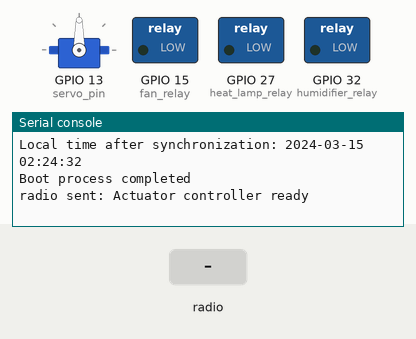
Recording of a program running on a simulated ESP32 board running MicroPython. Shown: servo, switched loads named in the program (green lamp = pin HIGH), the last lines printed to the serial console. The test bench sets the inputs (shaded band). WiFi joins after 1.5 s; the clock reads 2024-03-15 10:24:30 at power-on unless the program sets it; no radio messages arrive unless stated (any console line starting 'radio sent:' is added by the test bench); servo angles are drawn from the pulse width (0.5 ms = 0°, 2.5 ms = 180°).

Above: at 5.2 s.
5.3 s: radio message "heat" arrives
At 5.7 s:
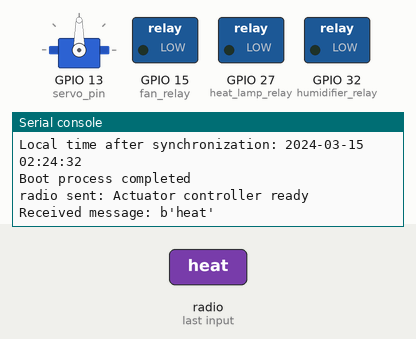
6.8 s: radio message "fan" arrives
At 8.0 s:
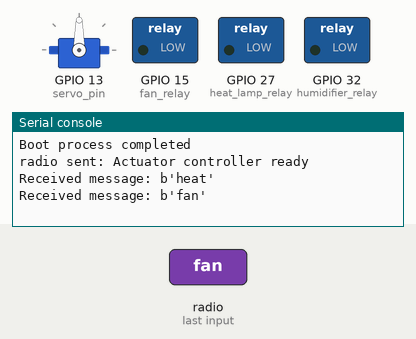
8.3 s: radio message "humid" arrives
At 9.2 s:
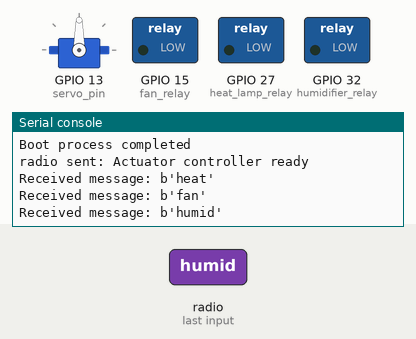

The program:

main.py
```python
import network
import espnow
from machine import Pin, PWM
import time
import gc
import machine

# === CONFIGURATION ===
# Reset WiFi
sta = network.WLAN(network.STA_IF)
sta.active(False)
time.sleep(1)
sta.active(True)
time.sleep(1)
sta.disconnect()
sta.config(channel=1)

# Initialize ESP-NOW
e = espnow.ESPNow()
e.active(True)

# Define actuator pins - using Pin.OUT for all
heat_lamp_relay = Pin(27, Pin.OUT)
fan_relay = Pin(15, Pin.OUT)
humidifier_relay = Pin(32, Pin.OUT)

# Initialize servo using PWM
servo_pin = PWM(Pin(13), freq=50)

# Initialize all devices to OFF
heat_lamp_relay.off()  # Using on/off instead of value
fan_relay.off()        # Using on/off instead of value
humidifier_relay.off() # Using on/off instead of value

# Servo initial position (closed)
def set_servo_angle(angle):
    """Set servo angle (0-180 degrees)"""
    duty = int((angle / 180) * 75 + 40)  # Convert angle to duty cycle
    servo_pin.duty(duty)

# Initialize servo to closed position
set_servo_angle(90)  # Closed position

# Actuator state tracking
heat_lamp_state = False
fan_state = False
humidifier_state = False
servo_state = False  # False = open, True = closed

# Set up controller MAC
sender_mac_str = "14:2b:2f:af:e4:98"  # Second ESP32's MAC
sender_mac = bytes([int(sender_mac_str.split(':')[i], 16) for i in range(6)])

# Add the controller as peer
try:
    try:
        e.del_peer(sender_mac)
    except:
        pass
    try:
        e.add_peer(sender_mac, channel=1)
    except:
        e.add_peer(sender_mac, lmk=b'\0'*16, channel=1)
except:
    machine.reset()

# Track connection status
last_received = time.time()
last_heartbeat = time.time()
connection_timeout = 30  # seconds

# === FUNCTIONS ===
def set_actuator(device, state):
    """Set the state of an actuator"""
    global heat_lamp_state, fan_state, humidifier_state, servo_state

    if device == "heat":
        heat_lamp_state = state
        if state:
            heat_lamp_relay.on()  # Active LOW - off() turns relay ON
            print("Heat lamp set to ON")
        else:
            heat_lamp_relay.off()   # Active LOW - on() turns relay OFF
            print("Heat lamp set to OFF")

    elif device == "fan":
        fan_state = state
        if state:
            fan_relay.on()  # Active LOW - off() turns relay ON
            print("Fan set to ON")
        else:
            fan_relay.off()   # Active LOW - on() turns relay OFF
            print("Fan set to OFF")

    elif device == "humid":
        humidifier_state = state
        if state:
            humidifier_relay.on()  # Active LOW - off() turns relay ON
            print("Humidifier set to ON")
        else:
            humidifier_relay.off()   # Active LOW - on() turns relay OFF
            print("Humidifier set to OFF")

    elif device == "servo":
        servo_state = state
        if state:
            set_servo_angle(200)
            print("Servo set to OPEN")
        else:
            set_servo_angle(90)
            print("Servo set to CLOSED")

    else:
        return False

    return True

def send_status():
    """Send current actuator status to the controller"""
    try:
        status = f"STATUS:heat:{1 if heat_lamp_state else 0},fan:{1 if fan_state else 0},humid:{1 if humidifier_state else 0},servo:{1 if servo_state else 0}"
        e.send(sender_mac, status)
        return True
    except:
        return False

# Send a startup message
try:
    e.send(sender_mac, "Actuator controller ready")
except:
    pass

# === MAIN LOOP ===
iteration_counter = 0

while True:
    try:
        # Periodic garbage collection
        iteration_counter += 1
        if iteration_counter >= 500:
            gc.collect()
            iteration_counter = 0

        current_time = time.time()

        # Send status every 10 seconds
        if current_time - last_heartbeat > 10:
            last_heartbeat = current_time
            send_status()

        # Check for connection timeout
        if current_time - last_received > connection_timeout:
            # Try to refresh the connection
            try:
                e.del_peer(sender_mac)
                time.sleep(0.5)
                e.add_peer(sender_mac, channel=1)
            except:
                pass
            last_received = current_time

        # Wait for an ESP-NOW message
        host, msg = e.irecv(100)  # 100ms timeout

        if msg:
            last_received = current_time

            try:
                # Print raw message for debugging
                print(f"Received message: {msg}")

                # Try to decode the message
                try:
                    message_str = msg.decode('utf-8')

                    # Process command messages (format: "device:state")
                    if ":" in message_str:
                        parts = message_str.split(":")

                        if len(parts) >= 2:
                            device = parts[0]
                            state_str = parts[1].strip()

                            # Convert to boolean
                            if state_str == "1" or state_str.lower() == "on" or state_str.lower() == "true":
                                state = True
                            else:
                                state = False

                            # Set the actuator state
                            success = set_actuator(device, state)

                            if success:
                                # Send acknowledgment
                                e.send(host, f"ACK:{device}:{1 if state else 0}")

                    # Handle test messages silently
                    elif message_str.startswith("TEST"):
                        e.send(host, f"ACK:TEST")

                except UnicodeError as decode_err:
                    # If UTF-8 decoding fails, try to interpret as bytes
                    print(f"Unicode decode error: {decode_err}")
                    print(f"Message as bytes: {[hex(b) for b in msg]}")

            except Exception as err:
                print(f"Error processing message: {err}")

    except Exception as err:
        print(f"Main loop error: {err}")

    # Small delay
    time.sleep(0.05)
```

boot.py
```python
# This file is executed on every boot (including wake-boot from deepsleep)
import esp
import network
import time
import machine
import socket
import struct

print('Board Reset and Running Boot')

# WiFi credentials
SSID = ""
PASSWORD = ""

# WiFi Connection
wlan = network.WLAN(network.STA_IF)
wlan.active(True)

if not wlan.isconnected():
    print("Connecting to network...")
    try:
        wlan.connect(SSID, PASSWORD)
        timeout = 15
        while not wlan.isconnected() and timeout > 0:
            time.sleep(1)
            timeout -= 1
            print(f"Waiting for connection... {15 - timeout}s")
    except OSError as e:
        print(f"WiFi connection error: {e}")
        wlan.active(False)  # Disable WiFi to reset state
        time.sleep(1)
        wlan.active(True)
        print("Retrying WiFi connection...")
        try:
            wlan.connect(SSID, PASSWORD)
            timeout = 10
            while not wlan.isconnected() and timeout > 0:
                time.sleep(1)
                timeout -= 1
        except OSError as e:
            print(f"WiFi retry failed: {e}")

if wlan.isconnected():
    print("Wi-Fi connected! IP:", wlan.ifconfig()[0])
else:
    print("Connection failed!")

# NTP Server Function
def ntp_time():
    host = "amazon.pool.ntp.org"
    timeout = 1
    NTP_QUERY = bytearray(48)
    NTP_QUERY[0] = 0x1B
    addr = socket.getaddrinfo(host, 123)[0][-1]
    s = socket.socket(socket.AF_INET, socket.SOCK_DGRAM)
    try:
        s.settimeout(timeout)
        s.sendto(NTP_QUERY, addr)
        msg = s.recv(48)
    finally:
        s.close()
    val = struct.unpack("!I", msg[40:44])[0]
    MIN_NTP_TIMESTAMP = 3913056000
    if val < MIN_NTP_TIMESTAMP:
        val += 0x100000000
    EPOCH_YEAR = time.gmtime(0)[0]
    if EPOCH_YEAR == 2000:
        NTP_DELTA = 3155673600
    elif EPOCH_YEAR == 1970:
        NTP_DELTA = 2208988800
    else:
        raise Exception("Unsupported epoch: {}".format(EPOCH_YEAR))
    return val - NTP_DELTA

# Time Synchronization
def set_time():
    t = ntp_time()
    tm = time.gmtime(t)
    machine.RTC().datetime((tm[0], tm[1], tm[2], tm[6] + 1, tm[3], tm[4], tm[5], 0))

# Sync Time if WiFi Connected
if wlan.isconnected():
    print("\nCollecting time information from NTP server")
    UTC_OFFSET = -8  # PST
    TIME_OFFSET = UTC_OFFSET * 60 * 60
    time_before = time.localtime(time.time() + TIME_OFFSET)
    formatted_before_time = "{:04d}-{:02d}-{:02d} {:02d}:{:02d}:{:02d}".format(*time_before[:6])
    print("Local time before synchronization:", formatted_before_time)
    try:
        set_time()
        time_after = time.localtime(time.time() + TIME_OFFSET)
        formatted_after_time = "{:04d}-{:02d}-{:02d} {:02d}:{:02d}:{:02d}".format(*time_after[:6])
        print("Local time after synchronization:", formatted_after_time)
    except Exception as e:
        print("Failed to sync time:", e)

print("Boot process completed")
```

Measured:
- after the input at 5.3 s, the serial console: prints a new line at once (image 1)
- after the input at 6.8 s, the serial console: prints a new line at once (image 2)
- after the input at 8.3 s, the serial console: prints a new line at once (image 3)
